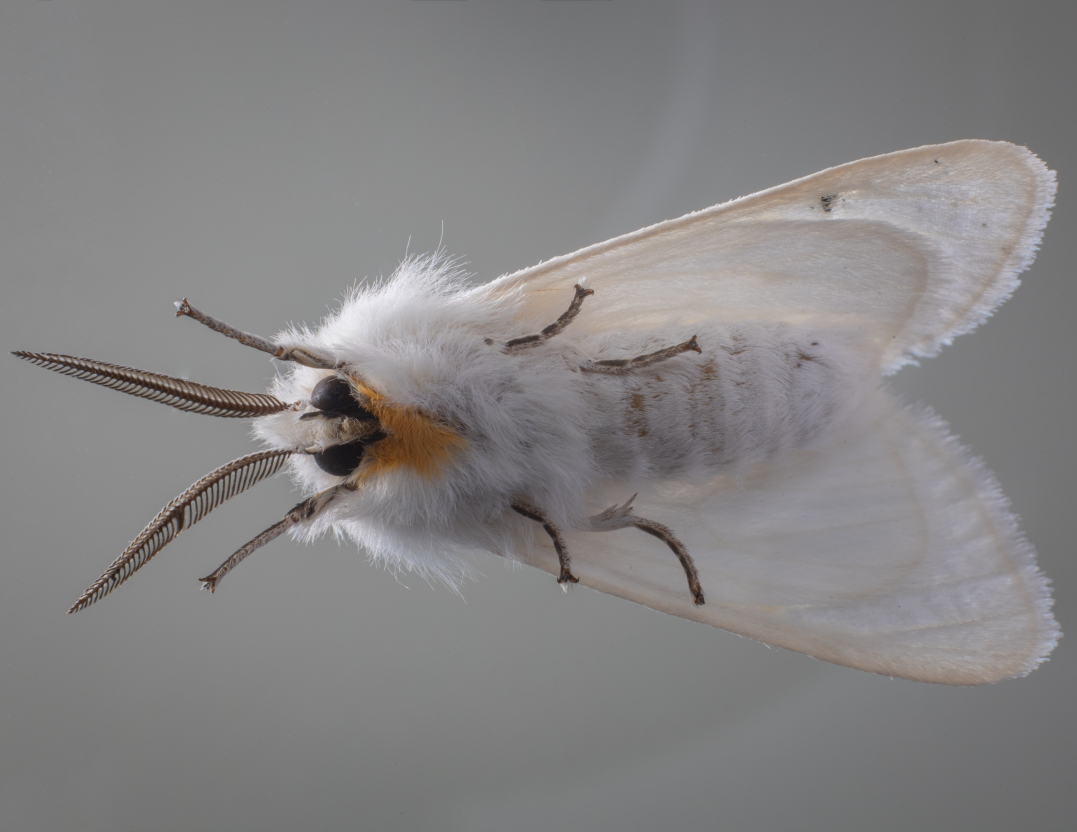
#> input picture EdgeDetection/Holistically-Nested Edge Detection/input.jpg, 5384 x 4160 px (shown at 1/5 size)
$ jupyter execute --allow-errors Edge_detection.ipynb
#> lines starting #> are read from the running program, lines starting #| are printed output that depends on the picture
[cell 1]
import cv2 as cv

import numpy as np
import matplotlib.pyplot as plt
from IPython.display import display
from PIL import Image

[cell 2]
class CropLayer(object):
    def __init__(self, params, blobs):
        self.xstart = 0
        self.xend = 0
        self.ystart = 0
        self.yend = 0

    # Our layer receives two inputs. We need to crop the first input blob
    # to match a shape of the second one (keeping batch size and number of channels)
    def getMemoryShapes(self, inputs):
        inputShape, targetShape = inputs[0], inputs[1]
        batchSize, numChannels = inputShape[0], inputShape[1]
        height, width = targetShape[2], targetShape[3]

        self.ystart = int((inputShape[2] - targetShape[2]) / 2)
        self.xstart = int((inputShape[3] - targetShape[3]) / 2)
        self.yend = self.ystart + height
        self.xend = self.xstart + width

        return [[batchSize, numChannels, height, width]]

    def forward(self, inputs):
        return [inputs[0][:,:,self.ystart:self.yend,self.xstart:self.xend]]

[cell 3]
# Loading the model

prototxt = "deploy.prototxt"
caffemodel = "hed_pretrained_bsds.caffemodel"
#> (the rest of this cell did not finish here and is left out)

[cell 4]
# Reading the image
path = "input.jpg"
width = 500
height = 500

image=cv.imread(path)
#> image is the input picture: shape (4160, 5384, 3); mean B, G, R 131.4, 131.1, 132.8
image=cv.resize(image,(width,height))
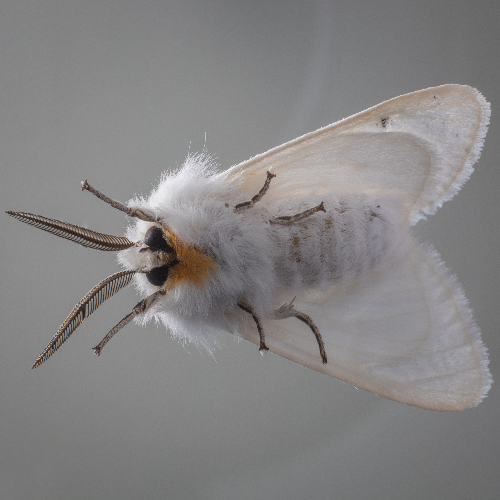
#> image: shape (500, 500, 3); mean B, G, R 131.3, 131, 132.7

[cell 5]
# Displaying the input image
pil_im = Image.open(path)
im_array = np.asarray(pil_im)
plt.imshow(im_array)
#> (this line was passed over: IPython is not available in this run)
plt.show()
